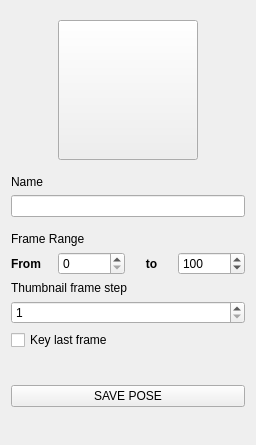
<?xml version="1.0" encoding="UTF-8"?>
<ui version="4.0">
 <class>Form</class>
 <widget class="QWidget" name="Form">
  <property name="geometry">
   <rect>
    <x>0</x>
    <y>0</y>
    <width>256</width>
    <height>445</height>
   </rect>
  </property>
  <property name="windowTitle">
   <string>Form</string>
  </property>
  <property name="styleSheet">
   <string notr="true">QMainWindow{
    color: #b1b1b1;
    background-color: #3c3c3c;
}

QWidget{
            background-color: #444;
            color: white;
}

QScrollArea{
            background-color: #444;
            color: white;
			border: 0px solid #222;
			
}

QListWidget{
            background-color: #444;
            color: white;
			border: 0px solid #222;
			
}

QStatusBar{
    color: white;
}

QMenuBar {
            background-color: #444;
}

QMenuBar::item {
            background-color: #444;
            color: rgb(255,255,255);
}

QMenuBar::item::selected {
            background-color: rgb(30,30,30);
}

QMenu {
            background-color: #3c3c3c;
}

QMenu::item {
            background-color: #3c3c3c;
            color: rgb(255,255,255);
}

QMenu::item::selected {
            background-color: rgb(30,30,30);
}

QDialog
{
    color: #b1b1b1;
    background-color: #3c3c3c;
}

QTabWidget QWidget
{
    background: #444;
}

#page, #page_2, #page_3 {
    background-color: #3c3c3c;
}

QGroupBox {
     color: #628CB2;
     border: 1px solid #222;
     border-radius: 5px;
     margin-top: 1ex; /* leave space at the top for the title */
}

QGroupBox::title {
     subcontrol-origin: margin;
     subcontrol-position: top center; /* position at the top center */
     padding: 0 3px;
     background-color: QLinearGradient( x1: 0, y1: 1, x2: 0, y2: 0, stop: 0 #333, stop: 1 #3c3c3c);
}

QHeaderView::section:vertical
{
    margin-bottom: 4px;
    border: 1px solid;
}

QLineEdit
{
    background-color: QLinearGradient( x1: 0, y1: 0, x2: 0, y2: 1, stop: 0 #4d4d4d, stop: 0 #646464, stop: 1 #5d5d5d);
    padding: 1px;
    border-style: solid;
    border: 1px solid #4D5056;
    border-radius: 5;
    color: #b1b1b1;
}

QPushButton
{
    color: #b1b1b1;
    background-color: QLinearGradient( x1: 0, y1: 0, x2: 0, y2: 1, stop: 0 #565656, stop: 0.1 #525252, stop: 0.5 #4e4e4e, stop: 0.9 #4a4a4a, stop: 1 #464646);
    border-width: 1px;
    border-color: #555555;
    border-style: solid;
    border-radius: 5;
    padding: 3px;
    padding-left: 5px;
    padding-right: 5px;
    outline: 0;
}

QPushButton:pressed
{
    background-color: QLinearGradient( x1: 0, y1: 0, x2: 0, y2: 1, stop: 0 #3d3d3d, stop: 0.1 #3b3b3b, stop: 0.5 #393939, stop: 0.9 #383838, stop: 1 #353535);
}

QComboBox
{
    color: #b1b1b1;
    background-color: QLinearGradient( x1: 0, y1: 0, x2: 0, y2: 1, stop: 0 #565656, stop: 0.1 #525252, stop: 0.5 #4e4e4e, stop: 0.9 #4a4a4a, stop: 1 #464646);
    border: 1px outset #4D5056;
    border-radius: 3px;
    padding: 1px 3px 1px 5px;
    selection-background-color: QLinearGradient( x1: 0, y1: 0, x2: 0, y2: 1, stop: 0 #097ace, stop: 1 #097ace);
    combobox-popup: 1;
}

QComboBox:hover, QPushButton:hover
{
    border: 1px solid QLinearGradient( x1: 0, y1: 0, x2: 0, y2: 1, stop: 0 #333 , stop: 1 #333);
}

QComboBox:on
{
    background-color: QLinearGradient( x1: 0, y1: 0, x2: 0, y2: 1, stop: 0 #2d2d2d, stop: 0.1 #2b2b2b, stop: 0.5 #292929, stop: 0.9 #282828, stop: 1 #252525);
}

QComboBox:!editable:on, QComboBox::drop-down:editable:on {
    background: QLinearGradient( x1: 0, y1: 0, x2: 0, y2: 1, stop: 0 #2d2d2d, stop: 0.1 #2b2b2b, stop: 0.5 #292929, stop: 0.9 #282828, stop: 1 #252525);
}

QComboBox::drop-down
{
     subcontrol-origin: padding;
     subcontrol-position: top right;
     border-left-width: 0px;
     border-left-color: black;
     border-left-style: inset;
     border-top-right-radius: 3px; /* same radius as the QComboBox */
     border-bottom-right-radius: 3px;
}

QComboBox::down-arrow {
     image: url(./icons/arrow.png);
}

QComboBox QAbstractItemView {
    selection-background-color: lightgray;
    background-color: #3c3c3c;
    border: 1px outset #3c3c3c;
}

QLabel
{
    color: #b1b1b1;
}

QSplitter::handle:vertical
{
    background: qlineargradient(x1:0, y1:0, x2:0, y2:1, stop:0 #494949, stop:1 #6f6f6f);
    height: 2px;
}

QSplitter::handle:horizontal
{
    background: qlineargradient(x1:0, y1:0, x2:1, y2:0, stop:0 #494949, stop:1 #6f6f6f);
    width: 2px;
}

QToolBox {
    background: #444;
}

QToolBox QScrollArea&gt;QWidget&gt;QWidget
{
    background: #444;
}

QToolBox::tab {
   background: qlineargradient(x1: 0, y1: 0, x2: 0, y2: 1, stop: 0 #E1E1E1, stop: 0.4 #DDDDDD, stop: 0.5 #D8D8D8, stop: 1.0 #D3D3D3);
   color: darkgray;
}

QToolBox::tab:selected {
    color: black;
}

QTabWidget::pane { /* The tab widget frame */
    border: 1px solid #333;
    background-color: #3c3c3c;
}

QTabBar::tab {
    background: #3a3a3a;
    border: 1px solid #222;
    border-bottom-color: #444; /* same as the pane color */
    min-width: 8ex;
    border-top-left-radius: 2px;
    border-top-right-radius: 2px;
    padding: 3px;
}


QTabBar::tab:selected, QTabBar::tab:hover {
    background: #444;
    border-bottom-color: #444; /* same as the pane color */
    color: white;
}

QTabBar::tab:!selected {
    margin-top: 2px; /* make non-selected tabs look smaller */
}

QPlainTextEdit {
    background-color: #111;
}</string>
  </property>
  <layout class="QVBoxLayout" name="verticalLayout">
   <item>
    <widget class="QWidget" name="widget" native="true">
     <layout class="QHBoxLayout" name="horizontalLayout">
      <item>
       <widget class="QPushButton" name="pushButton">
        <property name="minimumSize">
         <size>
          <width>140</width>
          <height>140</height>
         </size>
        </property>
        <property name="maximumSize">
         <size>
          <width>140</width>
          <height>140</height>
         </size>
        </property>
        <property name="text">
         <string/>
        </property>
        <property name="icon">
         <iconset>
          <normaloff>../icons/photo.png</normaloff>../icons/photo.png</iconset>
        </property>
        <property name="iconSize">
         <size>
          <width>130</width>
          <height>130</height>
         </size>
        </property>
       </widget>
      </item>
     </layout>
    </widget>
   </item>
   <item>
    <widget class="QLabel" name="label">
     <property name="enabled">
      <bool>true</bool>
     </property>
     <property name="text">
      <string>Name</string>
     </property>
     <property name="scaledContents">
      <bool>false</bool>
     </property>
    </widget>
   </item>
   <item>
    <widget class="QLineEdit" name="nameLineEdit"/>
   </item>
   <item>
    <widget class="QWidget" name="frameRangeWidget" native="true">
     <layout class="QGridLayout" name="gridLayout">
      <property name="leftMargin">
       <number>0</number>
      </property>
      <property name="topMargin">
       <number>9</number>
      </property>
      <property name="rightMargin">
       <number>0</number>
      </property>
      <item row="1" column="0">
       <widget class="QLabel" name="label_3">
        <property name="font">
         <font>
          <weight>75</weight>
          <bold>true</bold>
         </font>
        </property>
        <property name="text">
         <string>From</string>
        </property>
       </widget>
      </item>
      <item row="1" column="1">
       <widget class="QSpinBox" name="fromRangeSpinBox">
        <property name="maximum">
         <number>1000000</number>
        </property>
       </widget>
      </item>
      <item row="1" column="2">
       <widget class="QLabel" name="label_7">
        <property name="font">
         <font>
          <weight>75</weight>
          <bold>true</bold>
         </font>
        </property>
        <property name="text">
         <string>to</string>
        </property>
        <property name="alignment">
         <set>Qt::AlignCenter</set>
        </property>
       </widget>
      </item>
      <item row="0" column="0" colspan="3">
       <widget class="QLabel" name="label_2">
        <property name="text">
         <string>Frame Range</string>
        </property>
       </widget>
      </item>
      <item row="1" column="3">
       <widget class="QSpinBox" name="toRangeSpinBox">
        <property name="maximum">
         <number>1000000</number>
        </property>
        <property name="value">
         <number>100</number>
        </property>
       </widget>
      </item>
      <item row="3" column="0" colspan="4">
       <widget class="QSpinBox" name="spinBox">
        <property name="minimum">
         <number>1</number>
        </property>
        <property name="maximum">
         <number>100</number>
        </property>
       </widget>
      </item>
      <item row="2" column="0" colspan="4">
       <widget class="QLabel" name="label_4">
        <property name="text">
         <string>Thumbnail frame step</string>
        </property>
       </widget>
      </item>
      <item row="4" column="0" colspan="4">
       <widget class="QCheckBox" name="keyLastCheckBox">
        <property name="text">
         <string>Key last frame</string>
        </property>
       </widget>
      </item>
     </layout>
    </widget>
   </item>
   <item>
    <widget class="QLabel" name="contentLabel">
     <property name="text">
      <string/>
     </property>
    </widget>
   </item>
   <item>
    <widget class="QPushButton" name="applyPushButton">
     <property name="text">
      <string>SAVE POSE</string>
     </property>
    </widget>
   </item>
   <item>
    <spacer name="verticalSpacer">
     <property name="orientation">
      <enum>Qt::Vertical</enum>
     </property>
     <property name="sizeHint" stdset="0">
      <size>
       <width>20</width>
       <height>114</height>
      </size>
     </property>
    </spacer>
   </item>
  </layout>
 </widget>
 <resources/>
 <connections/>
</ui>
